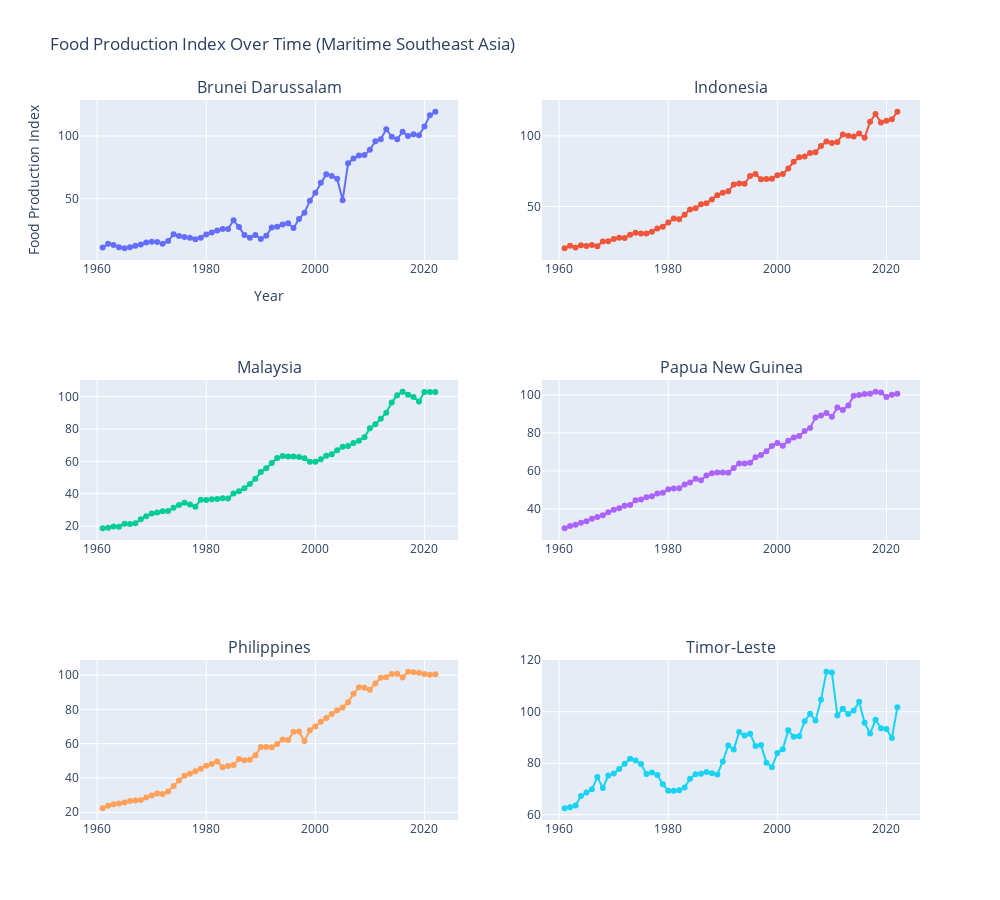

The notebook cell this image was saved under:
### Code cell
import wbdata
import plotly.graph_objects as go
from plotly.subplots import make_subplots

countries = ['BRN', 'IDN', 'MYS', 'PNG', 'PHL', 'TLS'] 

variable_labels = {"AG.PRD.CREL.MT": "Cereal Production (MT)",
                   "AG.PRD.CROP.XD": "Crop Production Index",
                   "AG.PRD.FOOD.XD": "Food Production Index",
                   'SP.RUR.TOTL': 'Total Rural Population'}

MSEA_ag = wbdata.get_dataframe(variable_labels, country=countries, parse_dates=True)
MSEA_ag = MSEA_ag.reset_index()
MSEA_ag = MSEA_ag.rename(columns={'date': 'Date', 'country': 'Country'})
MSEA_ag = MSEA_ag.set_index(['Date']).sort_index()
MSEA_ag = MSEA_ag.dropna(subset=["Cereal Production (MT)", "Crop Production Index", "Food Production Index"])

def overlay_food_production(country_name, df, fig, row, col):
    df = df.reset_index()
    if country_name not in df['Country'].values:
        print(f"Country '{country_name}' not found in the dataset.")
        return
    
    country_df = df[df['Country'] == country_name]
    
    fig.add_trace(go.Scatter(x=country_df['Date'], y=country_df['Food Production Index'],
                             mode='lines+markers', name=country_name,
                             line=dict(dash='solid')),
                  row=row, col=col)
    
    fig.update_layout(title=f"Food Production Index Over Time ({country_name})",
                      xaxis_title="Year", yaxis_title="Food Production Index")

fig = make_subplots(rows=3, cols=2, subplot_titles=["Brunei Darussalam", "Indonesia", "Malaysia", "Papua New Guinea", 
                                                    "Philippines", "Timor-Leste"])

overlay_food_production("Brunei Darussalam", MSEA_ag, fig, 1, 1)
overlay_food_production("Indonesia", MSEA_ag, fig, 1, 2)
overlay_food_production("Malaysia", MSEA_ag, fig, 2, 1)
overlay_food_production("Papua New Guinea", MSEA_ag, fig, 2, 2)
overlay_food_production("Philippines", MSEA_ag, fig, 3, 1)
overlay_food_production("Timor-Leste", MSEA_ag, fig, 3, 2)

fig.update_layout(title_text="Food Production Index Over Time (Maritime Southeast Asia)",
                  height=900, width=1000, showlegend=False)

fig.show()
